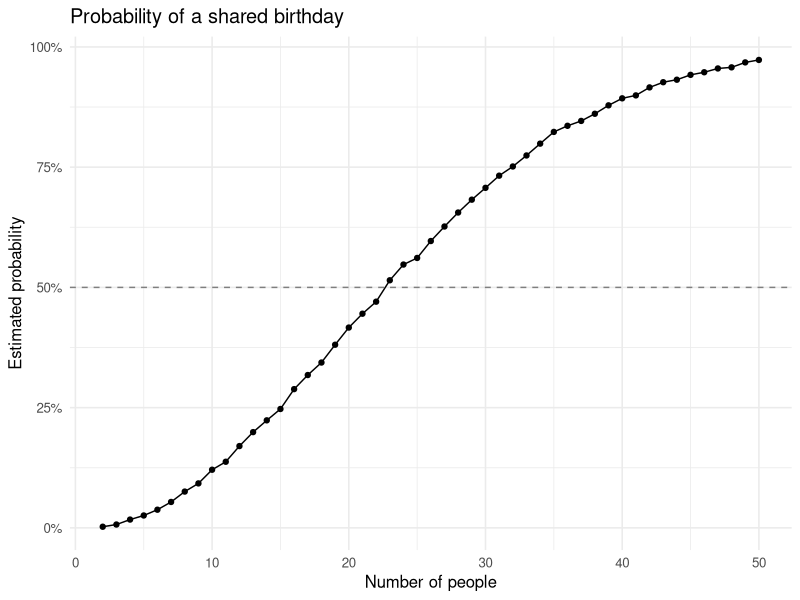

Source code (R): (Note: this script raises an error after producing the figure.)
## ---- chunk 1

library(dplyr)
library(tidyverse)
library(purrr)
## ---- chunk 2
has_shared_birthday = function(group_size) {
  birthdays = sample(1:365, size = group_size, replace = TRUE)
  any(duplicated(birthdays))
}
## ---- chunk 3
set.seed(8105)

birthday_probabilities =
  expand_grid(
    group_size = 2:50,
    simulation = 1:10000
  ) |>
  mutate(shared_birthday = map_lgl(group_size, has_shared_birthday)) |>
  group_by(group_size) |>
  summarize(
    probability = mean(shared_birthday),
    .groups = "drop"
  )
## ---- chunk 4
birthday_probabilities |>
  ggplot(aes(x = group_size, y = probability)) +
  geom_line() +
  geom_point(size = 1.5) +
  geom_hline(yintercept = 0.5, linetype = "dashed", color = "gray50") +
  scale_y_continuous(labels = scales::label_percent()) +
  labs(
    title = "Probability of a shared birthday",
    x = "Number of people",
    y = "Estimated probability"
  ) +
  theme_minimal(base_size = 12)
## ---- chunk 5
library(readr)
## ---- chunk 6
participant_data =
  tibble(
    files = list.files("data/"),
    path = str_c("data/", files)
  ) |>
  mutate(data = purrr::map(path, read_csv)) |>
  unnest(data)

weekly_data =
  participant_data |>
  mutate(
    subject_id = str_replace(files, ".csv", ""),
    arm = str_sub(subject_id, 1, 3)
  ) |>
  pivot_longer(
    week_1:week_8,
    names_to = "week",
    names_prefix = "week_",
    values_to = "outcome"
  ) |>
  mutate(week = as.numeric(week)) |>
  select(subject_id, arm, week, outcome)
## ---- chunk 7
weekly_data |>
  ggplot(aes(x = week, y = outcome, group = subject_id, color = arm)) +
  geom_line() +
  geom_point() +
  facet_grid(~ arm) +
  labs(
    title = "Weekly outcomes by study arm",
    x = "Week",
    y = "Outcome",
    color = "Study arm"
  ) +
  theme_minimal(base_size = 12)
